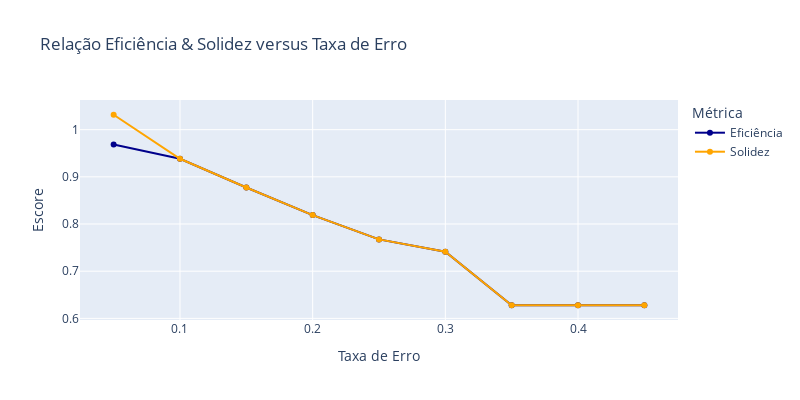

Notebook cell for this chart:
### Code cell
# Create a DataFrame from the data

df = pd.DataFrame(error_rate).T

# Create the bar chart
fig = px.line(df, x=df.index, y=['efficiency', 'validity'],
             labels={'value': 'Escore'},
             markers=True,
             title='Relação Eficiência & Solidez versus Taxa de Erro',
             color_discrete_sequence=['darkblue', 'orange'],
             width=800,
             height=400)
fig.update_layout(hovermode="x")
fig.update_traces(hovertemplate="%{y}")
custom_legend(
        fig=fig, nameSwap={"efficiency": "Eficiência", "validity": "Solidez"}
    )
fig.update_layout(legend=dict(
    title="Métrica"))
fig.update_yaxes(title_text="Escore")
fig.update_xaxes(title_text="Taxa de Erro")

### Figure 1 — Plotly figure (JSON) as saved in the notebook; plotly's stock layout.template omitted (floating-point values rounded to 4 significant figures)
{"data": [{"hovertemplate": "%{y}", "legendgroup": "efficiency", "line": {"color": "darkblue", "dash": "solid"}, "marker": {"symbol": "circle"}, "mode": "lines+markers", "name": "Eficiência", "orientation": "v", "showlegend": true, "type": "scatter", "x": [0.45, 0.4, 0.35, 0.3, 0.25, 0.2, 0.15, 0.1, 0.05], "xaxis": "x", "y": [0.6278, 0.6278, 0.6278, 0.7411, 0.7674, 0.8189, 0.8774, 0.9383, 0.9684], "yaxis": "y"}, {"hovertemplate": "%{y}", "legendgroup": "validity", "line": {"color": "orange", "dash": "solid"}, "marker": {"symbol": "circle"}, "mode": "lines+markers", "name": "Solidez", "orientation": "v", "showlegend": true, "type": "scatter", "x": [0.45, 0.4, 0.35, 0.3, 0.25, 0.2, 0.15, 0.1, 0.05], "xaxis": "x", "y": [0.6278, 0.6278, 0.6278, 0.7411, 0.7674, 0.8189, 0.8774, 0.9383, 1.032], "yaxis": "y"}], "layout": {"height": 400, "hovermode": "x", "legend": {"title": {"text": "Métrica"}, "tracegroupgap": 0}, "title": {"text": "Relação Eficiência & Solidez versus Taxa de Erro"}, "width": 800, "xaxis": {"anchor": "y", "domain": [0, 1], "title": {"text": "Taxa de Erro"}}, "yaxis": {"anchor": "x", "domain": [0, 1], "title": {"text": "Escore"}}}}
